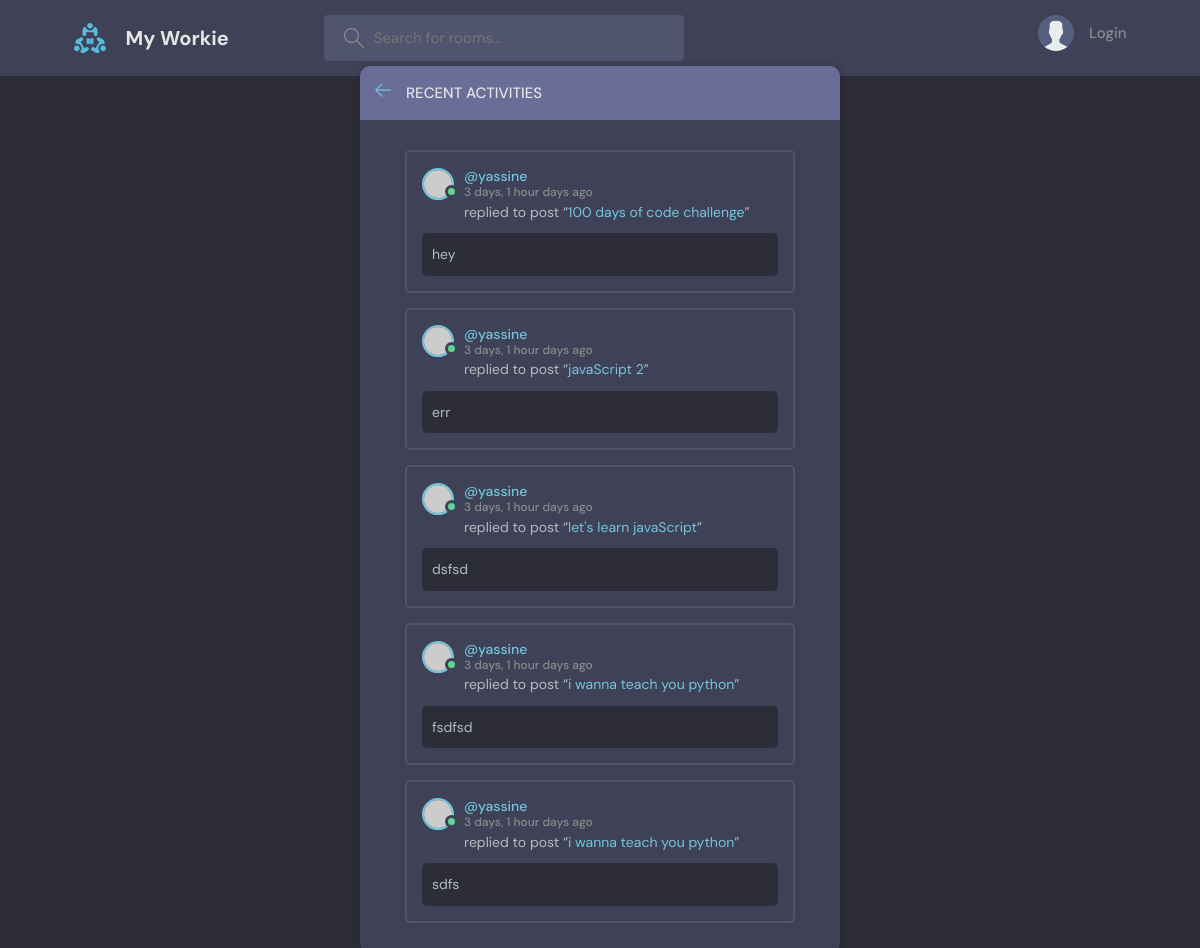
The page /activity/ on the database as committed earlier.
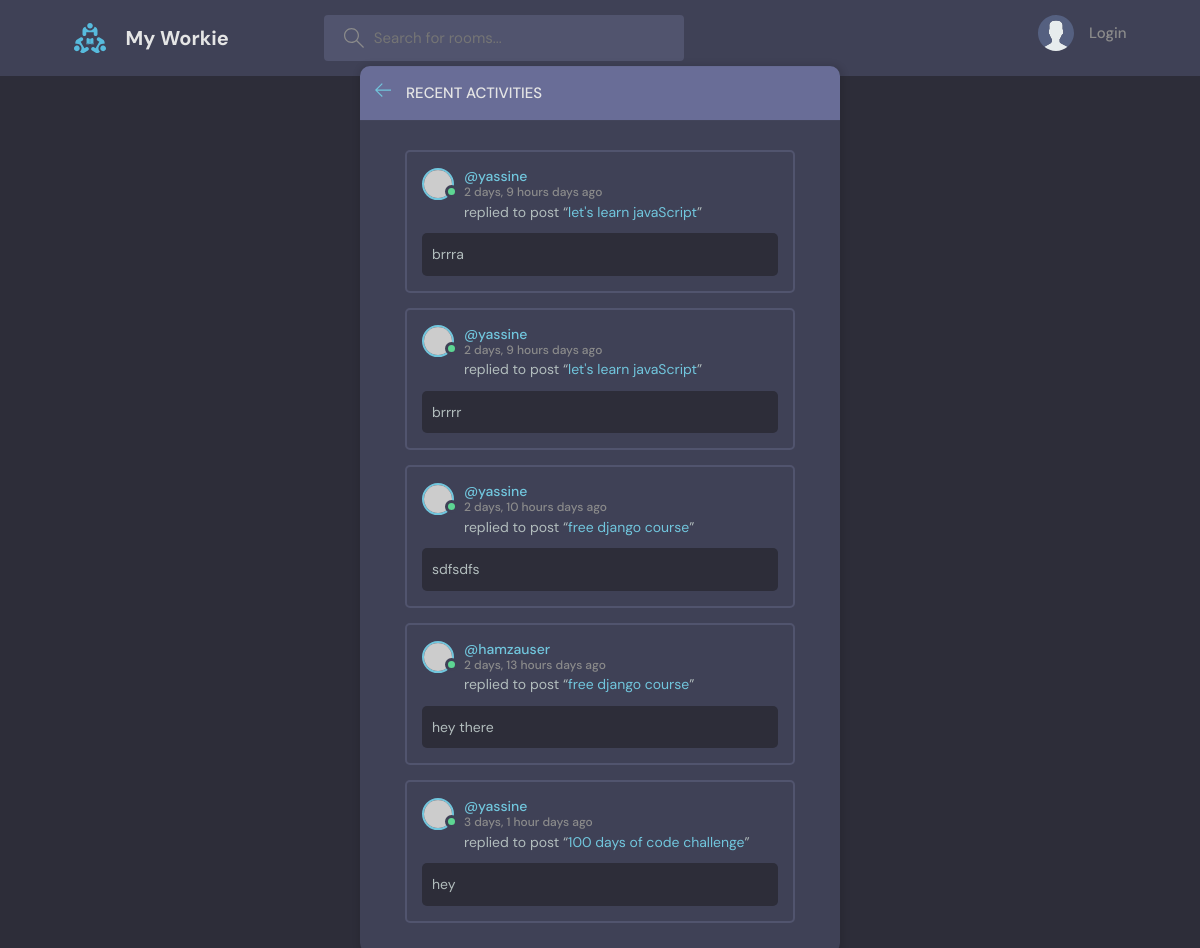
The same page on the database as committed later.
### base/models.py (models this page shows, shortened)
class Message(models.Model):
    user = models.ForeignKey(User, on_delete=models.CASCADE)
    room = models.ForeignKey(Room, on_delete=models.CASCADE)
    body = models.TextField(null=True, blank=True)
    updated = models.DateTimeField(auto_now=True)
    created = models.DateTimeField(auto_now_add=True)
    class Meta:
        ordering = ['-updated','-created']

class Room(models.Model):
    host = models.ForeignKey(User, on_delete=models.SET_NULL, null=True)
    topic = models.ForeignKey(Topic, on_delete=models.SET_NULL, null=True)
    name = models.CharField(max_length=200)
    description = models.TextField(null=True, blank=True)
    participants = models.ManyToManyField(User,related_name='participants', blank=True)
    updated = models.DateTimeField(auto_now=True)
    created = models.DateTimeField(auto_now_add=True)
    class Meta:
        ordering = ['-updated','-created']
    def __str__(self):
        return self.name

### base/views.py (the view)
# urls.py: path('activity/', views.activityPage, name='activity'),
def activityPage(request):
    room_messages = Message.objects.all()[0:5]
    return render(request, 'base/activity.html',{'room_messages':room_messages})

### base/templates/base/activity.html (shortened to what this page needs)
{% extends 'main.html' %}
{% block content %}
    <main class="layout">
      <div class="container">
        <div class="layout__box">
          <div class="layout__boxHeader">
            <div class="layout__boxTitle">
              <a href="{% url 'home' %}">
                <svg version="1.1" xmlns="http://www.w3.org/2000/svg" width="32" height="32" viewBox="0 0 32 32">
                  <title>arrow-left</title>
                  <path
                    d="M13.723 2.286l-13.723 13.714 13.719 13.714 1.616-1.611-10.96-10.96h27.625v-2.286h-27.625l10.965-10.965-1.616-1.607z"
                  ></path>
                </svg>
              </a>
              <h3>Recent Activities</h3>
            </div>
          </div>
          <div class="activities-page layout__body">
            {% for message in room_messages %}
          <div class="activities__box">
            <div class="activities__boxHeader roomListRoom__header">
              <a href="{% url 'user-profile' message.user.id %}" class="roomListRoom__author">
                <div class="avatar avatar--small active">
                  <img src="https://randomuser.me/api/portraits/men/13.jpg" />
                </div>
                <p>
                  @{{message.user}}
                  <span>{{message.created|timesince}} days ago</span>
                </p>
              </a>
            </div>
            <div class="activities__boxContent">
              <p>replied to post “<a href="{% url 'room' message.room.id%}">{{message.room}}</a>”</p>
              <div class="activities__boxRoomContent">
                {{message.body}}
              </div>
            </div>
          </div>
          {% endfor %}
          </div>
        </div>
      </div>
    </main>
{% endblock content %}

Rows that differ between the two databases and show on the page:
removed Message: user "yassine", created "3 days, 1 hour", room "javaScript 2", body "err"
no longer on this page (row unchanged): Message: user "yassine", created "3 days, 1 hour", room "let's learn javaScript", body "dsfsd"
no longer on this page (row unchanged): Message: user "yassine", created "3 days, 1 hour", room "i wanna teach you python", body "fsdfsd"
no longer on this page (row unchanged): Message: user "yassine", created "3 days, 1 hour", room "i wanna teach you python", body "sdfs"
added Message: user "yassine", created "2 days, 9 hours", room "let's learn javaScript", body "brrra"
added Message: user "yassine", created "2 days, 9 hours", room "let's learn javaScript", body "brrrr"
added Message: user "yassine", created "2 days, 10 hours", room "free django course", body "sdfsdfs"
added Message: user "hamzauser", created "2 days, 13 hours", room "free django course", body "hey there"
